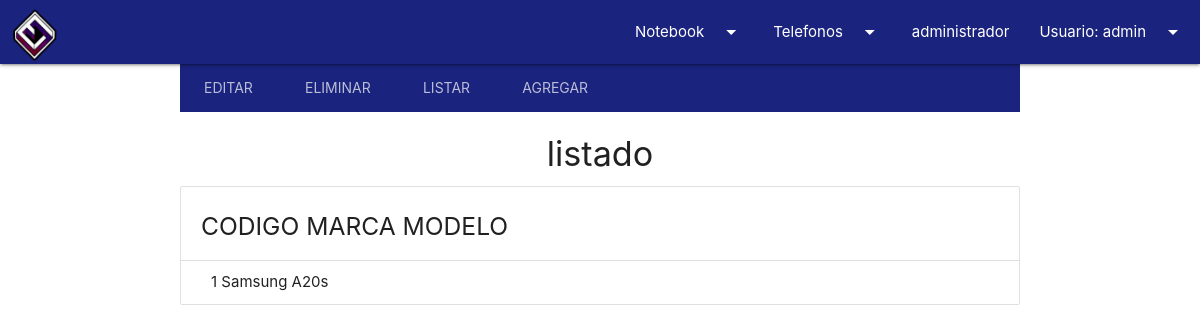
Page /web/listado_producto (signed in) on the earlier database version.
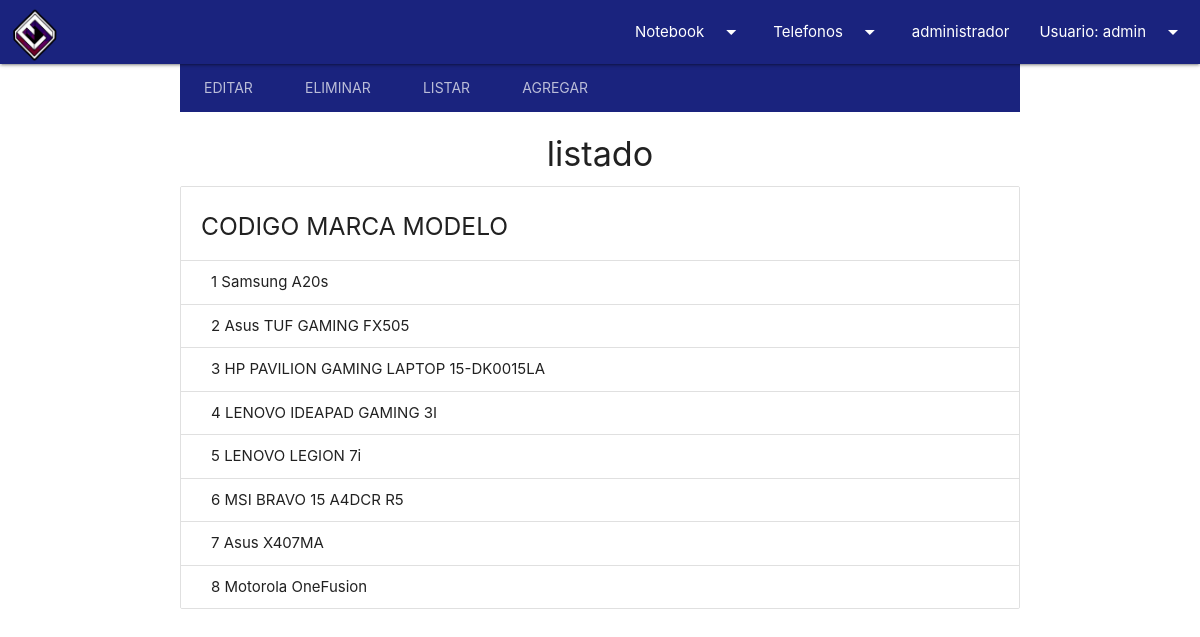
Same page on the later database version.
### web/models.py (models this page shows)
class producto(models.Model):
    id_producto_d    = models.AutoField(db_column='id_producto_d', primary_key=True)
    codigo           = models.IntegerField(unique=True, null=True)
    marca            = models.CharField(max_length=20, blank=True, null=True)
    modelo           = models.CharField(max_length=20, blank=True, null=True)
    descripcion      = models.CharField(max_length=200, blank=True, null=True)
    precio           = models.CharField(max_length=20, blank=True, null=True)
    Foto_producto_d  = models.ImageField(upload_to='fotos_d', blank=True, null=True)
    activo           = models.IntegerField(blank=True, null=True)
    tipo             = models.CharField(max_length=200, blank=True, null=True)
    destacado        = models.IntegerField(blank=True, null=True)

### web/views.py (the view)
# urls.py: path('listado_producto', views.listado_producto, name='listado_producto'),
@login_required
@permission_required('core.add_producto')
def listado_producto (request):
    print('ok,')
    lista = producto.objects.all()
    context = {'listado': lista}
    return render(request, 'web/listar_p.html', context)

### web/templates/web/listar_p.html (shortened to what this page needs)
{% extends "web/base.html"%}
{% block content%}
<div class="container">
       <div class="nav-content #1a237e indigo darken-4">
      <ul class="tabs tabs-transparent">
        <li class="tab"><a href="editar">editar</a></li>
        <li class="tab"><a href="eliminar_p">eliminar</a></li>
        <li class="tab"><a href="listado_producto">listar</a></li>
          <li class="tab"><a href="agregar_p">Agregar</a></li>
      </ul>
    </div>
</div>
<div class =" center">
  <h4> listado </h4>
</div>
<div class="container">
      <ul class="collection with-header">
          <li class="collection-header"><h5>CODIGO MARCA MODELO</h5></li>
            {% for producto in listado %}
        <li class="collection-item">{{ producto.codigo }} {{ producto.marca }} {{ producto.modelo }}</li>
            {% endfor%}
        </ul>
</div>
{% endblock %}

Differences in the rows shown:
added producto: codigo "2", marca "Asus", modelo "TUF GAMING FX505"
added producto: codigo "3", marca "HP", modelo "PAVILION GAMING LAPTOP 15-DK0015LA"
added producto: codigo "4", marca "LENOVO", modelo "IDEAPAD GAMING 3I"
added producto: codigo "5", marca "LENOVO", modelo "LEGION 7i"
added producto: codigo "6", marca "MSI", modelo "BRAVO 15 A4DCR R5"
added producto: codigo "7", marca "Asus", modelo "X407MA"
added producto: codigo "8", marca "Motorola", modelo "OneFusion"
